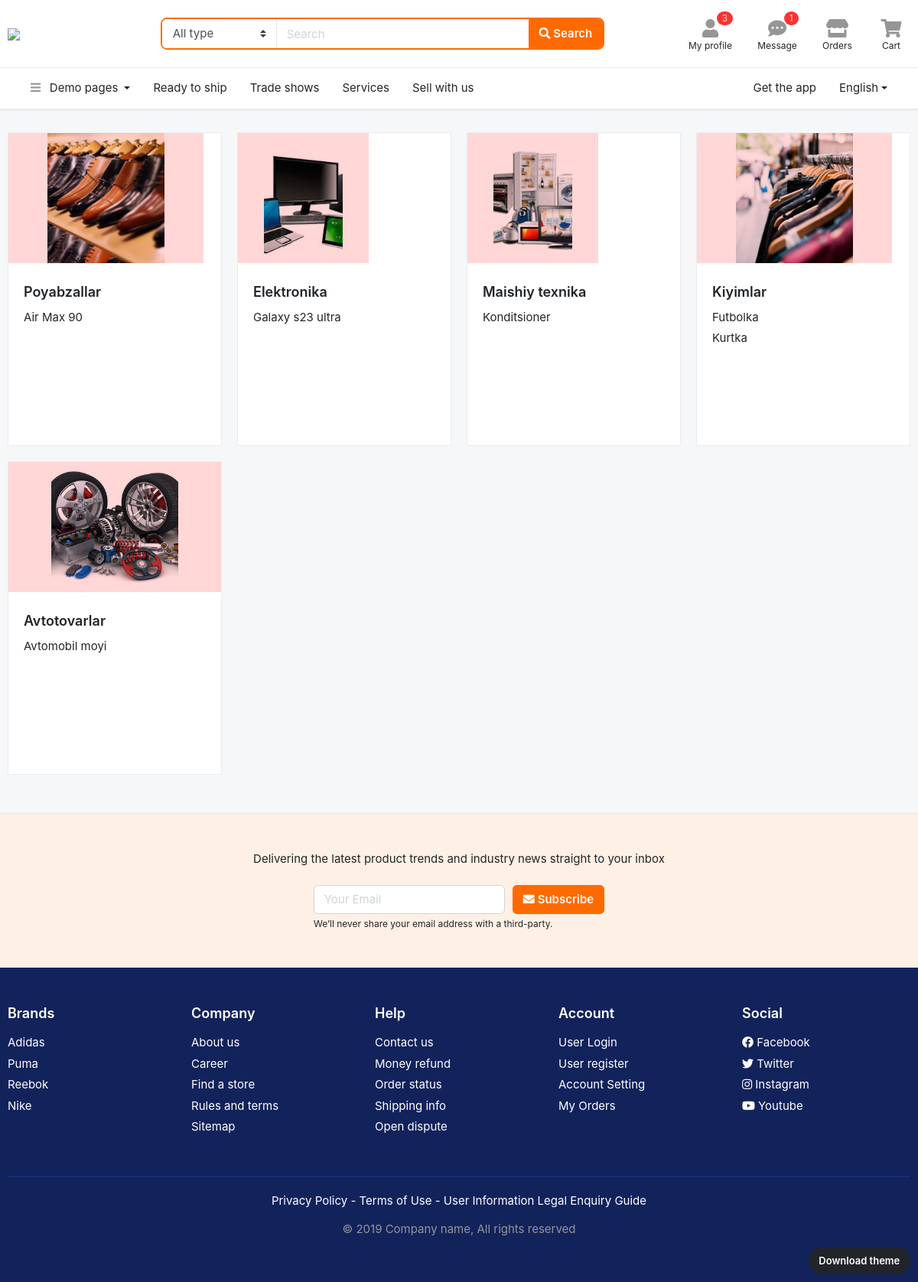
Screenshot of /home/bolimlar/ with the database file from the repository.
### asosiy/models.py (models this page shows, shortened)
class Bolim(models.Model):
    nom = models.CharField(max_length=100)
    rasm = models.FileField()

class Mahsulot(models.Model):
    nom = models.CharField(max_length=100)
    narx = models.FloatField()
    chegirma = models.PositiveIntegerField(default=0)
    batafsil = models.TextField()
    brend = models.CharField(max_length=30)
    kafolat = models.CharField(max_length=30)
    yetkazish = models.CharField(max_length=30)
    mavjud = models.BooleanField(default=True)
    bolim = models.ForeignKey(Bolim, on_delete=models.CASCADE)
    davlat = models.CharField(max_length=50,null=True,default='Uzbekistan')

### asosiy/views.py (the view)
# urls.py: path('bolimlar/',BolimlarView.as_view()),
class BolimlarView(View):  #/bolimlar/
    def get(self, request):
        content = {
            'bolimlar': Bolim.objects.all()
        }
        return render(request, 'page-category.html',content)

### templates/page-category.html
{% extends 'header.html' %}
{% block content %}
<section class="section-content padding-y">
<div class="container">
<nav class="row">
	{% for b in bolimlar %}
		<div class="col-md-3">
			<div class="card card-category">
			  <div class="img-wrap" style="background: #ffd7d7">
			  	<img src="{{b.rasm.url}}">
			  </div>
			  <div class="card-body">
			    <h4 class="card-title"><a href="/home/bolim/{{b.id}}/">{{b.nom}}</a></h4>
			    <ul class="list-menu">
					{% for mahsulot in b.mahsulot_set.all|slice:"0:7" %}
			    	<li><a href="/home/product/{{mahsulot.id}}/">{{mahsulot.nom}}</a></li>
					{% endfor %}
			    </ul>
			  </div>
			</div>
		</div>
	{% endfor %}
	</nav>
</div>
</section>
<section class="padding-y-lg bg-light border-top">
<div class="container">
<p class="pb-2 text-center">Delivering the latest product trends and industry news straight to your inbox</p>
<div class="row justify-content-md-center">
	<div class="col-lg-4 col-sm-6">
<form class="form-row">
		<div class="col-8">
		<input class="form-control" placeholder="Your Email" type="email">
		</div>
		<div class="col-4">
		<button type="submit" class="btn btn-block btn-warning"> <i class="fa fa-envelope"></i> Subscribe </button>
		</div>
</form>
<small class="form-text">We’ll never share your email address with a third-party. </small>
	</div>
</div>
</div>
</section>
<footer class="section-footer bg-secondary">
	<div class="container">
		<section class="footer-top padding-y-lg text-white">
			<div class="row">
				<aside class="col-md col-6">
					<h6 class="title">Brands</h6>
					<ul class="list-unstyled">
						<li> <a href="#">Adidas</a></li>
						<li> <a href="#">Puma</a></li>
						<li> <a href="#">Reebok</a></li>
						<li> <a href="#">Nike</a></li>
					</ul>
				</aside>
				<aside class="col-md col-6">
					<h6 class="title">Company</h6>
					<ul class="list-unstyled">
						<li> <a href="#">About us</a></li>
						<li> <a href="#">Career</a></li>
						<li> <a href="#">Find a store</a></li>
						<li> <a href="#">Rules and terms</a></li>
						<li> <a href="#">Sitemap</a></li>
					</ul>
				</aside>
				<aside class="col-md col-6">
					<h6 class="title">Help</h6>
					<ul class="list-unstyled">
						<li> <a href="#">Contact us</a></li>
						<li> <a href="#">Money refund</a></li>
						<li> <a href="#">Order status</a></li>
						<li> <a href="#">Shipping info</a></li>
						<li> <a href="#">Open dispute</a></li>
					</ul>
				</aside>
				<aside class="col-md col-6">
					<h6 class="title">Account</h6>
					<ul class="list-unstyled">
						<li> <a href="#"> User Login </a></li>
						<li> <a href="#"> User register </a></li>
						<li> <a href="#"> Account Setting </a></li>
						<li> <a href="#"> My Orders </a></li>
					</ul>
				</aside>
				<aside class="col-md">
					<h6 class="title">Social</h6>
					<ul class="list-unstyled">
						<li><a href="#"> <i class="fab fa-facebook"></i> Facebook </a></li>
						<li><a href="#"> <i class="fab fa-twitter"></i> Twitter </a></li>
						<li><a href="#"> <i class="fab fa-instagram"></i> Instagram </a></li>
						<li><a href="#"> <i class="fab fa-youtube"></i> Youtube </a></li>
					</ul>
				</aside>
			</div>
		</section>
		<section class="footer-bottom text-center">
				<p class="text-white">Privacy Policy - Terms of Use - User Information Legal Enquiry Guide</p>
				<p class="text-muted"> &copy 2019 Company name, All rights reserved </p>
				<br>
		</section>
	</div>
</footer>
{% endblock %}

### templates/header.html (shortened to what this page needs)
<!DOCTYPE HTML>
<html lang="en">
<head>
		{% load static %}
<link href="{% static 'css/bootstrap.css' %}" rel="stylesheet" type="text/css"/>
<link href="{% static 'fonts/fontawesome/css/all.min.css' %}" type="text/css" rel="stylesheet">
<link href="{% static 'css/ui.css' %}" rel="stylesheet" type="text/css"/>
<link href="{% static 'css/responsive.css' %}" rel="stylesheet" type="text/css" />
</head>
<body>
<a href="http://bootstrap-ecommerce.com/page-themes.html" class="btn btn-dark rounded-pill" style="font-size:13px; z-index:100; position: fixed; bottom:10px; right:10px;">Download theme</a>
<header class="section-header">
<section class="header-main border-bottom">
	<div class="container">
		<div class="row align-items-center">
			<div class="col-xl-2 col-lg-3 col-md-12">
				<a href="http://bootstrap-ecommerce.com" class="brand-wrap">
					<img class="logo" src="images/logo.png?v=2.0">
				</a>
			</div>
			<div class="col-xl-6 col-lg-5 col-md-6">
				<form action="#" class="search-header">
					<div class="input-group w-100">
						<select class="custom-select border-right"  name="category_name">
								<option value="">All type</option><option value="codex">Special</option>
						</select>
					    <input type="text" class="form-control" placeholder="Search">
					    <div class="input-group-append">
					      <button class="btn btn-primary" type="submit">
					        <i class="fa fa-search"></i> Search
					      </button>
					    </div>
				    </div>
				</form>
			</div>
			<div class="col-xl-4 col-lg-4 col-md-6">
				<div class="widgets-wrap float-md-right">
					<div class="widget-header mr-3">
						<a href="#" class="widget-view">
							<div class="icon-area">
								<i class="fa fa-user"></i>
								<span class="notify">3</span>
							</div>
							<small class="text"> My profile </small>
						</a>
					</div>
					<div class="widget-header mr-3">
						<a href="#" class="widget-view">
							<div class="icon-area">
								<i class="fa fa-comment-dots"></i>
								<span class="notify">1</span>
							</div>
							<small class="text"> Message </small>
						</a>
					</div>
					<div class="widget-header mr-3">
						<a href="#" class="widget-view">
							<div class="icon-area">
								<i class="fa fa-store"></i>
							</div>
							<small class="text"> Orders </small>
						</a>
					</div>
					<div class="widget-header">
						<a href="/buyurtma/savat/" class="widget-view">
							<div class="icon-area">
								<i class="fa fa-shopping-cart"></i>
							</div>
							<small class="text"> Cart </small>
						</a>
					</div>
				</div>
			</div>
		</div>
	</div>
</section>
<nav class="navbar navbar-main navbar-expand-lg border-bottom">
<div class="container">
	<div class="collapse navbar-collapse" id="main_nav">
	<ul class="navbar-nav">
		<li class="nav-item dropdown">
			<a class="nav-link dropdown-toggle" data-toggle="dropdown" href="#"> <i class="fa fa-bars text-muted mr-2"></i> Demo pages </a>
		</li>
		<li class="nav-item">
			<a class="nav-link" href="#">Ready to ship</a>
		</li>
		<li class="nav-item">
		<a class="nav-link" href="#">Trade shows</a>
		</li>
		<li class="nav-item">
		<a class="nav-link" href="#">Services</a>
		</li>
		<li class="nav-item">
		<a class="nav-link" href="#">Sell with us</a>
		</li>
	</ul>
	<ul class="navbar-nav ml-md-auto">
			<li class="nav-item">
			<a class="nav-link" href="#">Get the app</a>
		</li>
		<li class="nav-item dropdown">
			<a class="nav-link dropdown-toggle" href="http://example.com" data-toggle="dropdown">English</a>
		</li>
		</ul>
	</div>
</div>
</nav>
</header>
{% block content %}
{% endblock %}
</body>
</html>

### static/css/ui.css (style rules this page uses)
html { font-family:'Inter', sans-serif;font-size:15px }
.img-wrap { text-align:center;display:block }
.img-wrap img { max-width:100% }
.padding-y { padding-top:30px;padding-bottom:30px }
.padding-y-lg { padding-top:48px;padding-bottom:48px }
.section-header { background-color:#fff;-webkit-box-shadow:0 0 3px rgba(51,51,51,0.15);box-shadow:0 0 3px rgba(51,51,51,0.15) }
.header-main { position:relative;padding-top:1rem;padding-bottom:1rem }
.brand-wrap .logo,.navbar-brand .logo { margin-right:7px;max-height:34px;display:inline-block }
.search-header { border:2px solid #ff6a00;border-radius:.55rem }
.search-header .form-control,.search-header .custom-select { border-color:transparent }
.search-header select { -ms-flex-preferred-size:150px !important;flex-basis:150px !important;-webkit-box-flex:0 !important;-ms-flex-positive:0 !important;flex-grow:0 !important }
.widget-header { display:inline-block;vertical-align:middle;position:relative }
.widget-header .widget-view { padding:5px 7px;display:inline-block;position:relative;text-align:center }
.widget-header .icon-area { font-size:24px;display:inline-block;width:36px;height:30px;color:#969696 }
.widget-header .icon-area .notify { position:absolute;top:0px;right:8% }
.widget-header .text { max-width:80px;overflow:hidden;text-overflow:ellipsis;white-space:nowrap;display:block;line-height:1.2 }
.widget-header a { color:#212529 }
.section-footer ul li { margin-bottom:5px }
.section-footer ul a { color:inherit }
.section-footer .title { font-weight:600;margin-bottom:16px;font-size:18px }
.footer-bottom { padding-top:20px;padding-bottom:20px;border-top:1px solid #1a3286 }
[class*="list-"] li:after { visibility:hidden;display:block;content:"";overflow:hidden;height:0;clear:both }
.list-menu { list-style:none;margin:0;padding-left:0 }
.list-menu li { margin-bottom:5px }
.list-menu a { color:#212529 }
.card-category { display:block;margin-bottom:20px;overflow:hidden;min-height:410px }
.card-category .card-title { font-weight:600;font-size:18px }
.card-category .img-wrap { overflow:hidden;display:inline-block;height:170px;background:#fff0c5 }
.card-category .img-wrap img { height:100%;width:60%;-o-object-fit:cover;object-fit:cover;mix-blend-mode:multiply }
.card .img-wrap { overflow:hidden }
.notify { position:absolute;top:-4px;right:-10px;display:inline-block;padding:.25em .6em;font-size:12px;line-height:1;text-align:center;font-weight:300;border-radius:3rem;color:#fff;background-color:#fa3434 }
body { background-color:#f6f7f9 }

### rows the page displays
Bolim: rasm (picture), nom "Poyabzallar"
Mahsulot: nom "Air Max 90"
Bolim: rasm (picture), nom "Elektronika"
Mahsulot: nom "Galaxy s23 ultra"
Bolim: rasm (picture), nom "Maishiy texnika"
Mahsulot: nom "Konditsioner"
Bolim: rasm (picture), nom "Kiyimlar"
Mahsulot: nom "Futbolka"
Mahsulot: nom "Kurtka"
Bolim: rasm (picture), nom "Avtotovarlar"
Mahsulot: nom "Avtomobil moyi"
